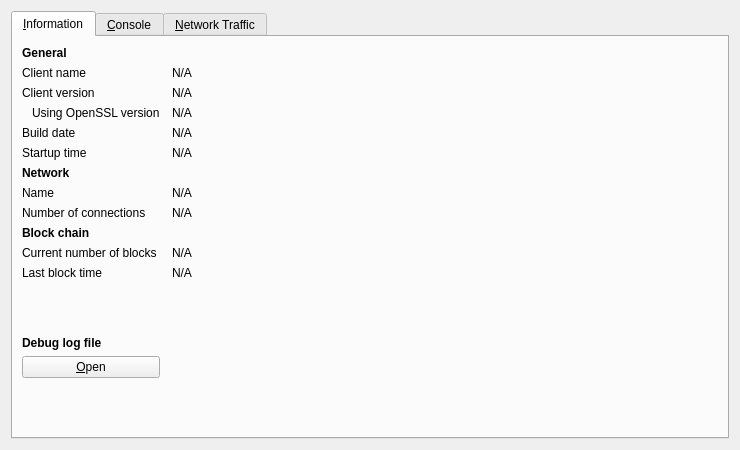
<?xml version="1.0" encoding="UTF-8"?>
<ui version="4.0">
 <class>RPCConsole</class>
 <widget class="QDialog" name="RPCConsole">
  <property name="geometry">
   <rect>
    <x>0</x>
    <y>0</y>
    <width>740</width>
    <height>450</height>
   </rect>
  </property>
  <property name="windowTitle">
   <string>Debug window</string>
  </property>
  <layout class="QVBoxLayout" name="verticalLayout_2">
   <item>
    <widget class="QTabWidget" name="tabWidget">
     <property name="currentIndex">
      <number>0</number>
     </property>
     <widget class="QWidget" name="tab_info">
      <attribute name="title">
       <string>&amp;Information</string>
      </attribute>
      <layout class="QGridLayout" name="gridLayout" columnstretch="0,1">
       <property name="horizontalSpacing">
        <number>12</number>
       </property>
       <item row="0" column="0">
        <widget class="QLabel" name="label_9">
         <property name="font">
          <font>
           <weight>75</weight>
           <bold>true</bold>
          </font>
         </property>
         <property name="text">
          <string>General</string>
         </property>
        </widget>
       </item>
       <item row="1" column="0">
        <widget class="QLabel" name="label_5">
         <property name="text">
          <string>Client name</string>
         </property>
        </widget>
       </item>
       <item row="1" column="1">
        <widget class="QLabel" name="clientName">
         <property name="cursor">
          <cursorShape>IBeamCursor</cursorShape>
         </property>
         <property name="text">
          <string>N/A</string>
         </property>
         <property name="textFormat">
          <enum>Qt::PlainText</enum>
         </property>
         <property name="textInteractionFlags">
          <set>Qt::LinksAccessibleByMouse|Qt::TextSelectableByKeyboard|Qt::TextSelectableByMouse</set>
         </property>
        </widget>
       </item>
       <item row="2" column="0">
        <widget class="QLabel" name="label_6">
         <property name="text">
          <string>Client version</string>
         </property>
        </widget>
       </item>
       <item row="2" column="1">
        <widget class="QLabel" name="clientVersion">
         <property name="cursor">
          <cursorShape>IBeamCursor</cursorShape>
         </property>
         <property name="text">
          <string>N/A</string>
         </property>
         <property name="textFormat">
          <enum>Qt::PlainText</enum>
         </property>
         <property name="textInteractionFlags">
          <set>Qt::LinksAccessibleByMouse|Qt::TextSelectableByKeyboard|Qt::TextSelectableByMouse</set>
         </property>
        </widget>
       </item>
       <item row="3" column="0">
        <widget class="QLabel" name="label_14">
         <property name="text">
          <string>Using OpenSSL version</string>
         </property>
         <property name="indent">
          <number>10</number>
         </property>
        </widget>
       </item>
       <item row="3" column="1">
        <widget class="QLabel" name="openSSLVersion">
         <property name="cursor">
          <cursorShape>IBeamCursor</cursorShape>
         </property>
         <property name="text">
          <string>N/A</string>
         </property>
         <property name="textFormat">
          <enum>Qt::PlainText</enum>
         </property>
         <property name="textInteractionFlags">
          <set>Qt::LinksAccessibleByMouse|Qt::TextSelectableByKeyboard|Qt::TextSelectableByMouse</set>
         </property>
        </widget>
       </item>
       <item row="4" column="0">
        <widget class="QLabel" name="label_12">
         <property name="text">
          <string>Build date</string>
         </property>
        </widget>
       </item>
       <item row="4" column="1">
        <widget class="QLabel" name="buildDate">
         <property name="cursor">
          <cursorShape>IBeamCursor</cursorShape>
         </property>
         <property name="text">
          <string>N/A</string>
         </property>
         <property name="textFormat">
          <enum>Qt::PlainText</enum>
         </property>
         <property name="textInteractionFlags">
          <set>Qt::LinksAccessibleByMouse|Qt::TextSelectableByKeyboard|Qt::TextSelectableByMouse</set>
         </property>
        </widget>
       </item>
       <item row="5" column="0">
        <widget class="QLabel" name="label_13">
         <property name="text">
          <string>Startup time</string>
         </property>
        </widget>
       </item>
       <item row="5" column="1">
        <widget class="QLabel" name="startupTime">
         <property name="cursor">
          <cursorShape>IBeamCursor</cursorShape>
         </property>
         <property name="text">
          <string>N/A</string>
         </property>
         <property name="textFormat">
          <enum>Qt::PlainText</enum>
         </property>
         <property name="textInteractionFlags">
          <set>Qt::LinksAccessibleByMouse|Qt::TextSelectableByKeyboard|Qt::TextSelectableByMouse</set>
         </property>
        </widget>
       </item>
       <item row="6" column="0">
        <widget class="QLabel" name="label_11">
         <property name="font">
          <font>
           <weight>75</weight>
           <bold>true</bold>
          </font>
         </property>
         <property name="text">
          <string>Network</string>
         </property>
        </widget>
       </item>
       <item row="7" column="0">
        <widget class="QLabel" name="label_8">
         <property name="text">
          <string>Name</string>
         </property>
        </widget>
       </item>
       <item row="7" column="1">
        <widget class="QLabel" name="networkName">
         <property name="cursor">
          <cursorShape>IBeamCursor</cursorShape>
         </property>
         <property name="text">
          <string>N/A</string>
         </property>
         <property name="textFormat">
          <enum>Qt::PlainText</enum>
         </property>
         <property name="textInteractionFlags">
          <set>Qt::LinksAccessibleByMouse|Qt::TextSelectableByKeyboard|Qt::TextSelectableByMouse</set>
         </property>
        </widget>
       </item>
       <item row="8" column="0">
        <widget class="QLabel" name="label_7">
         <property name="text">
          <string>Number of connections</string>
         </property>
        </widget>
       </item>
       <item row="8" column="1">
        <widget class="QLabel" name="numberOfConnections">
         <property name="cursor">
          <cursorShape>IBeamCursor</cursorShape>
         </property>
         <property name="text">
          <string>N/A</string>
         </property>
         <property name="textFormat">
          <enum>Qt::PlainText</enum>
         </property>
         <property name="textInteractionFlags">
          <set>Qt::LinksAccessibleByMouse|Qt::TextSelectableByKeyboard|Qt::TextSelectableByMouse</set>
         </property>
        </widget>
       </item>
       <item row="9" column="0">
        <widget class="QLabel" name="label_10">
         <property name="font">
          <font>
           <weight>75</weight>
           <bold>true</bold>
          </font>
         </property>
         <property name="text">
          <string>Block chain</string>
         </property>
        </widget>
       </item>
       <item row="10" column="0">
        <widget class="QLabel" name="label_3">
         <property name="text">
          <string>Current number of blocks</string>
         </property>
        </widget>
       </item>
       <item row="10" column="1">
        <widget class="QLabel" name="numberOfBlocks">
         <property name="cursor">
          <cursorShape>IBeamCursor</cursorShape>
         </property>
         <property name="text">
          <string>N/A</string>
         </property>
         <property name="textFormat">
          <enum>Qt::PlainText</enum>
         </property>
         <property name="textInteractionFlags">
          <set>Qt::LinksAccessibleByMouse|Qt::TextSelectableByKeyboard|Qt::TextSelectableByMouse</set>
         </property>
        </widget>
       </item>
       <item row="11" column="0">
        <widget class="QLabel" name="label_2">
         <property name="text">
          <string>Last block time</string>
         </property>
        </widget>
       </item>
       <item row="11" column="1">
        <widget class="QLabel" name="lastBlockTime">
         <property name="cursor">
          <cursorShape>IBeamCursor</cursorShape>
         </property>
         <property name="text">
          <string>N/A</string>
         </property>
         <property name="textFormat">
          <enum>Qt::PlainText</enum>
         </property>
         <property name="textInteractionFlags">
          <set>Qt::LinksAccessibleByMouse|Qt::TextSelectableByKeyboard|Qt::TextSelectableByMouse</set>
         </property>
        </widget>
       </item>
       <item row="12" column="0">
        <spacer name="verticalSpacer_2">
         <property name="orientation">
          <enum>Qt::Vertical</enum>
         </property>
         <property name="sizeHint" stdset="0">
          <size>
           <width>20</width>
           <height>20</height>
          </size>
         </property>
        </spacer>
       </item>
       <item row="13" column="0">
        <widget class="QLabel" name="labelDebugLogfile">
         <property name="font">
          <font>
           <weight>75</weight>
           <bold>true</bold>
          </font>
         </property>
         <property name="text">
          <string>Debug log file</string>
         </property>
        </widget>
       </item>
       <item row="14" column="0">
        <widget class="QPushButton" name="openDebugLogfileButton">
         <property name="toolTip">
          <string>Open the Barnacoin debug log file from the current data directory. This can take a few seconds for large log files.</string>
         </property>
         <property name="text">
          <string>&amp;Open</string>
         </property>
         <property name="autoDefault">
          <bool>false</bool>
         </property>
        </widget>
       </item>
       <item row="15" column="0">
        <spacer name="verticalSpacer">
         <property name="orientation">
          <enum>Qt::Vertical</enum>
         </property>
         <property name="sizeHint" stdset="0">
          <size>
           <width>20</width>
           <height>40</height>
          </size>
         </property>
        </spacer>
       </item>
      </layout>
     </widget>
     <widget class="QWidget" name="tab_console">
      <attribute name="title">
       <string>&amp;Console</string>
      </attribute>
      <layout class="QVBoxLayout" name="verticalLayout_3">
       <property name="spacing">
        <number>3</number>
       </property>
       <item>
        <widget class="QTextEdit" name="messagesWidget">
         <property name="minimumSize">
          <size>
           <width>0</width>
           <height>100</height>
          </size>
         </property>
         <property name="readOnly">
          <bool>true</bool>
         </property>
         <property name="tabKeyNavigation" stdset="0">
          <bool>false</bool>
         </property>
         <property name="columnCount" stdset="0">
          <number>2</number>
         </property>
        </widget>
       </item>
       <item>
        <layout class="QHBoxLayout" name="horizontalLayout">
         <property name="spacing">
          <number>3</number>
         </property>
         <item>
          <widget class="QLabel" name="label">
           <property name="text">
            <string notr="true">&gt;</string>
           </property>
          </widget>
         </item>
         <item>
          <widget class="QLineEdit" name="lineEdit"/>
         </item>
         <item>
          <widget class="QPushButton" name="clearButton">
           <property name="maximumSize">
            <size>
             <width>24</width>
             <height>24</height>
            </size>
           </property>
           <property name="toolTip">
            <string>Clear console</string>
           </property>
           <property name="text">
            <string/>
           </property>
           <property name="icon">
            <iconset resource="../barnacoin.qrc">
             <normaloff>:/icons/remove</normaloff>:/icons/remove</iconset>
           </property>
           <property name="shortcut">
            <string notr="true">Ctrl+L</string>
           </property>
           <property name="autoDefault">
            <bool>false</bool>
           </property>
          </widget>
         </item>
        </layout>
       </item>
      </layout>
     </widget>
     <widget class="QWidget" name="tab">
      <attribute name="title">
       <string>&amp;Network Traffic</string>
      </attribute>
      <layout class="QHBoxLayout" name="horizontalLayout_3">
       <item>
        <layout class="QVBoxLayout" name="verticalLayout_4">
         <item>
          <widget class="TrafficGraphWidget" name="trafficGraph" native="true">
           <property name="sizePolicy">
            <sizepolicy hsizetype="Expanding" vsizetype="Expanding">
             <horstretch>0</horstretch>
             <verstretch>0</verstretch>
            </sizepolicy>
           </property>
          </widget>
         </item>
         <item>
          <layout class="QHBoxLayout" name="horizontalLayout_2">
           <item>
            <widget class="QSlider" name="sldGraphRange">
             <property name="minimum">
              <number>1</number>
             </property>
             <property name="maximum">
              <number>288</number>
             </property>
             <property name="pageStep">
              <number>12</number>
             </property>
             <property name="value">
              <number>6</number>
             </property>
             <property name="orientation">
              <enum>Qt::Horizontal</enum>
             </property>
            </widget>
           </item>
           <item>
            <widget class="QLabel" name="lblGraphRange">
             <property name="minimumSize">
              <size>
               <width>100</width>
               <height>0</height>
              </size>
             </property>
             <property name="alignment">
              <set>Qt::AlignCenter</set>
             </property>
            </widget>
           </item>
           <item>
            <widget class="QPushButton" name="btnClearTrafficGraph">
             <property name="text">
              <string>&amp;Clear</string>
             </property>
            </widget>
           </item>
          </layout>
         </item>
        </layout>
       </item>
       <item>
        <layout class="QVBoxLayout" name="verticalLayout">
         <item>
          <widget class="QGroupBox" name="groupBox">
           <property name="title">
            <string>Totals</string>
           </property>
           <layout class="QVBoxLayout" name="verticalLayout_5">
            <item>
             <layout class="QHBoxLayout" name="horizontalLayout_4">
              <item>
               <widget class="Line" name="line">
                <property name="sizePolicy">
                 <sizepolicy hsizetype="Fixed" vsizetype="Fixed">
                  <horstretch>0</horstretch>
                  <verstretch>0</verstretch>
                 </sizepolicy>
                </property>
                <property name="minimumSize">
                 <size>
                  <width>10</width>
                  <height>0</height>
                 </size>
                </property>
                <property name="palette">
                 <palette>
                  <active>
                   <colorrole role="Light">
                    <brush brushstyle="SolidPattern">
                     <color alpha="255">
                      <red>0</red>
                      <green>255</green>
                      <blue>0</blue>
                     </color>
                    </brush>
                   </colorrole>
                  </active>
                  <inactive>
                   <colorrole role="Light">
                    <brush brushstyle="SolidPattern">
                     <color alpha="255">
                      <red>0</red>
                      <green>255</green>
                      <blue>0</blue>
                     </color>
                    </brush>
                   </colorrole>
                  </inactive>
                  <disabled>
                   <colorrole role="Light">
                    <brush brushstyle="SolidPattern">
                     <color alpha="255">
                      <red>0</red>
                      <green>255</green>
                      <blue>0</blue>
                     </color>
                    </brush>
                   </colorrole>
                  </disabled>
                 </palette>
                </property>
                <property name="orientation">
                 <enum>Qt::Horizontal</enum>
                </property>
               </widget>
              </item>
              <item>
               <widget class="QLabel" name="label_16">
                <property name="text">
                 <string>In:</string>
                </property>
               </widget>
              </item>
              <item>
               <widget class="QLabel" name="lblBytesIn">
                <property name="minimumSize">
                 <size>
                  <width>50</width>
                  <height>0</height>
                 </size>
                </property>
                <property name="alignment">
                 <set>Qt::AlignRight|Qt::AlignTrailing|Qt::AlignVCenter</set>
                </property>
               </widget>
              </item>
             </layout>
            </item>
            <item>
             <layout class="QHBoxLayout" name="horizontalLayout_5">
              <item>
               <widget class="Line" name="line_2">
                <property name="sizePolicy">
                 <sizepolicy hsizetype="Fixed" vsizetype="Fixed">
                  <horstretch>0</horstretch>
                  <verstretch>0</verstretch>
                 </sizepolicy>
                </property>
                <property name="minimumSize">
                 <size>
                  <width>10</width>
                  <height>0</height>
                 </size>
                </property>
                <property name="palette">
                 <palette>
                  <active>
                   <colorrole role="Light">
                    <brush brushstyle="SolidPattern">
                     <color alpha="255">
                      <red>255</red>
                      <green>0</green>
                      <blue>0</blue>
                     </color>
                    </brush>
                   </colorrole>
                  </active>
                  <inactive>
                   <colorrole role="Light">
                    <brush brushstyle="SolidPattern">
                     <color alpha="255">
                      <red>255</red>
                      <green>0</green>
                      <blue>0</blue>
                     </color>
                    </brush>
                   </colorrole>
                  </inactive>
                  <disabled>
                   <colorrole role="Light">
                    <brush brushstyle="SolidPattern">
                     <color alpha="255">
                      <red>255</red>
                      <green>0</green>
                      <blue>0</blue>
                     </color>
                    </brush>
                   </colorrole>
                  </disabled>
                 </palette>
                </property>
                <property name="orientation">
                 <enum>Qt::Horizontal</enum>
                </property>
               </widget>
              </item>
              <item>
               <widget class="QLabel" name="label_17">
                <property name="text">
                 <string>Out:</string>
                </property>
               </widget>
              </item>
              <item>
               <widget class="QLabel" name="lblBytesOut">
                <property name="minimumSize">
                 <size>
                  <width>50</width>
                  <height>0</height>
                 </size>
                </property>
                <property name="alignment">
                 <set>Qt::AlignRight|Qt::AlignTrailing|Qt::AlignVCenter</set>
                </property>
               </widget>
              </item>
             </layout>
            </item>
            <item>
             <spacer name="verticalSpacer_4">
              <property name="orientation">
               <enum>Qt::Vertical</enum>
              </property>
              <property name="sizeHint" stdset="0">
               <size>
                <width>20</width>
                <height>407</height>
               </size>
              </property>
             </spacer>
            </item>
           </layout>
          </widget>
         </item>
        </layout>
       </item>
      </layout>
     </widget>
    </widget>
   </item>
  </layout>
 </widget>
 <customwidgets>
  <customwidget>
   <class>TrafficGraphWidget</class>
   <extends>QWidget</extends>
   <header>trafficgraphwidget.h</header>
   <container>1</container>
   <slots>
    <slot>clear()</slot>
   </slots>
  </customwidget>
 </customwidgets>
 <resources>
  <include location="../barnacoin.qrc"/>
 </resources>
 <connections/>
</ui>
